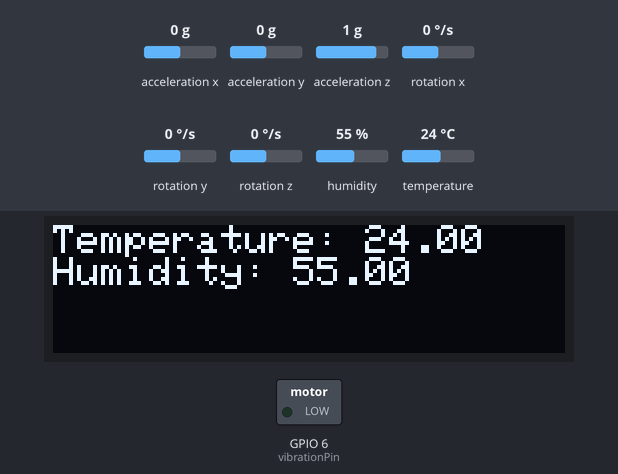
Recording of a program running on a simulated Seeed XIAO ESP32-S3. Parts: 128×32 one-colour display, switched loads named in the program (green lamp = pin HIGH). Inputs (shaded band) come from the test bench; at power-on: humidity 55 %, acceleration x 0 g, acceleration y 0 g, acceleration z 1 g, rotation x 0 °/s, rotation y 0 °/s, rotation z 0 °/s, temperature 24 °C. What the program prints to the serial monitor is not drawn.

Above: at 1.8 s.
1.9 s: humidity set to 22 %
At 3.0 s:
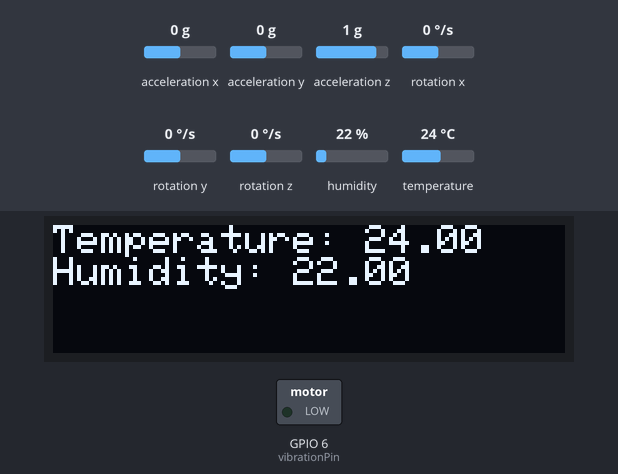
3.5 s: acceleration x set to -1.4 g
At 4.5 s:
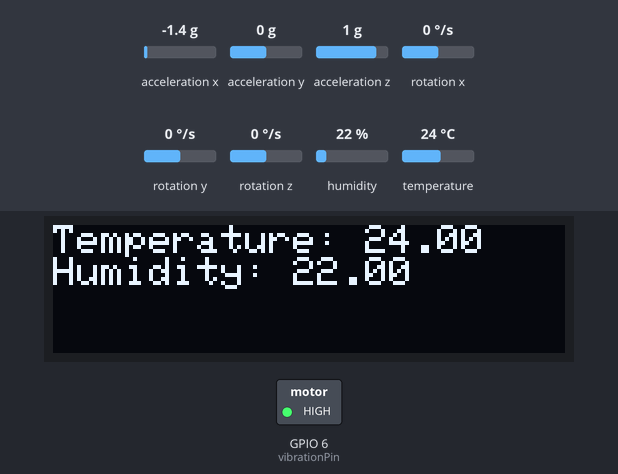
At 6.1 s:
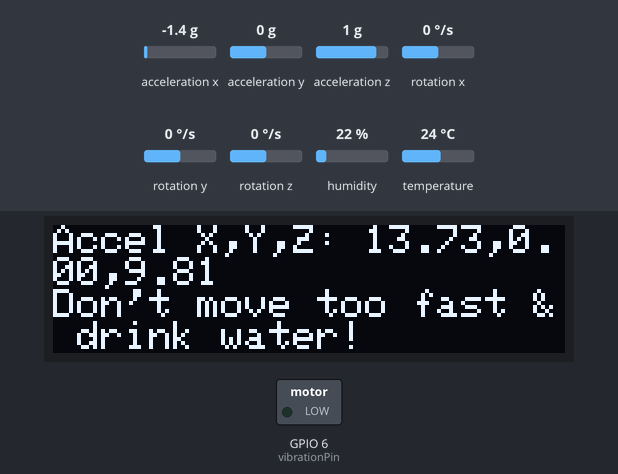
Timing chart, 0 to 13.1 s (numbered marks = the images above; inputs shaded):
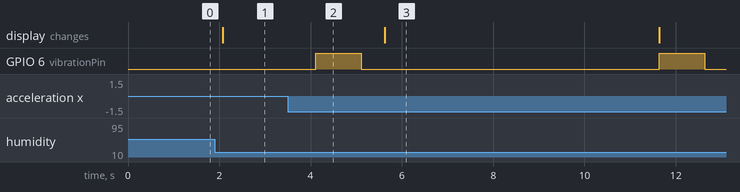

Measured:
- after the input at 1.9 s, the display: changes after 0.18 s (image 1)
- after the input at 3.5 s, GPIO 6 (vibrationPin): alternates HIGH for 1.0 s and LOW for 6.5 s, starting after 0.61 s

The program:

main.cpp
```cpp
#include <Wire.h>
#include <Adafruit_MPU6050.h>
#include <Adafruit_BME280.h>
#include <Adafruit_GFX.h>
#include <Adafruit_SSD1306.h>

#define SCREEN_WIDTH 128
#define SCREEN_HEIGHT 32
#define OLED_RESET -1
#define SCREEN_ADDRESS 0x3C
#define SERIAL_BAUD 115200
const int vibrationPin = 6;

Adafruit_MPU6050 mpu;
Adafruit_BME280 bme;
Adafruit_SSD1306 display(SCREEN_WIDTH, SCREEN_HEIGHT, &Wire, OLED_RESET);

void setup() {
  Serial.begin(SERIAL_BAUD);
  while (!Serial) {} // Wait for Serial to initialize

  Wire.begin();

  if (!mpu.begin()) {
    Serial.println("MPU6050 sensor not found");
    while (1);
  }
  Serial.println("MPU6050 sensor found");

  if (!bme.begin(0x76)) {
    Serial.println("BME280 sensor not found");
    while (1);
  }
  Serial.println("BME280 sensor found");

  pinMode(vibrationPin, OUTPUT);
  digitalWrite(vibrationPin, LOW); // Ensure vibration motor is initially off

  if (!display.begin(SSD1306_SWITCHCAPVCC, SCREEN_ADDRESS)) {
    Serial.println(F("SSD1306 allocation failed"));
    for (;;) {}
  }
}

void loop() {
  sensors_event_t a, g, temp;
  mpu.getEvent(&a, &g, &temp);

  float temperature = temp.temperature;
  float accelX = fabs(a.acceleration.x);
  float accelY = fabs(a.acceleration.y);
  float accelZ = fabs(a.acceleration.z);

  float humidity = bme.readHumidity(); // 读取湿度值

  display.clearDisplay();
  display.setTextSize(1);
  display.setTextColor(SSD1306_WHITE);
  display.setCursor(0, 0);
  display.print("Temperature: ");
  display.println(temperature);
  display.print("Humidity: ");
  display.println(humidity);
  // display.print("Accel X: "); // 显示X轴加速度值
  // display.println(accelX);
  // display.print("Accel Y: "); // 显示Y轴加速度值
  // display.println(accelY);
  // display.print("Accel Z: "); // 显示Z轴加速度值
  // display.println(accelZ);
  display.display();

  if (temperature > 20 && humidity < 50 && (accelX > 13.0 || accelY > 13.0 || accelZ > 22)) {
    // Activate vibration motor
    digitalWrite(vibrationPin, HIGH);
    delay(1000); // Vibrate for 1 second
    digitalWrite(vibrationPin, LOW);
    delay(500); // Wait for 0.5 seconds before re-checking sensors

    // Display message on OLED
    display.clearDisplay();
    display.setTextSize(1);
    display.setTextColor(SSD1306_WHITE);
    display.setCursor(0, 0);
    display.print("Accel X,Y,Z: "); // 显示X、Y和Z轴加速度值
    display.print(accelX);
    display.print(",");
    display.print(accelY);
    display.print(",");
    display.println(accelZ);

    display.println("Don't move too fast & drink water!");
    display.display();
    delay(5000); // Display the message for 5 seconds
  }

  delay(1000); // Delay between sensor readings
}
```
